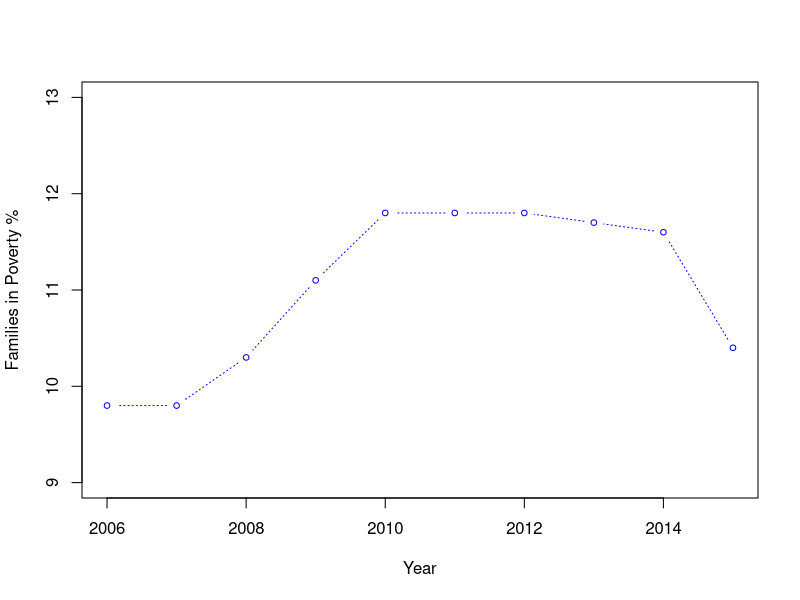
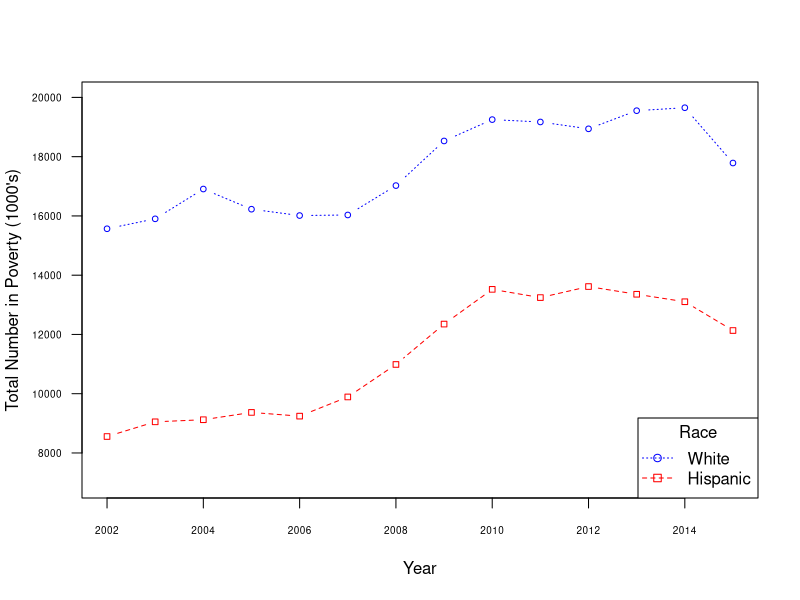
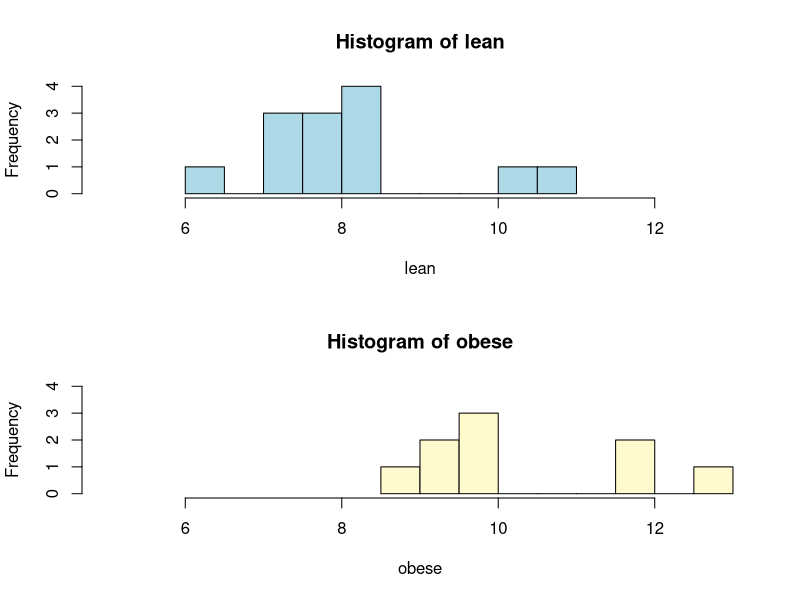
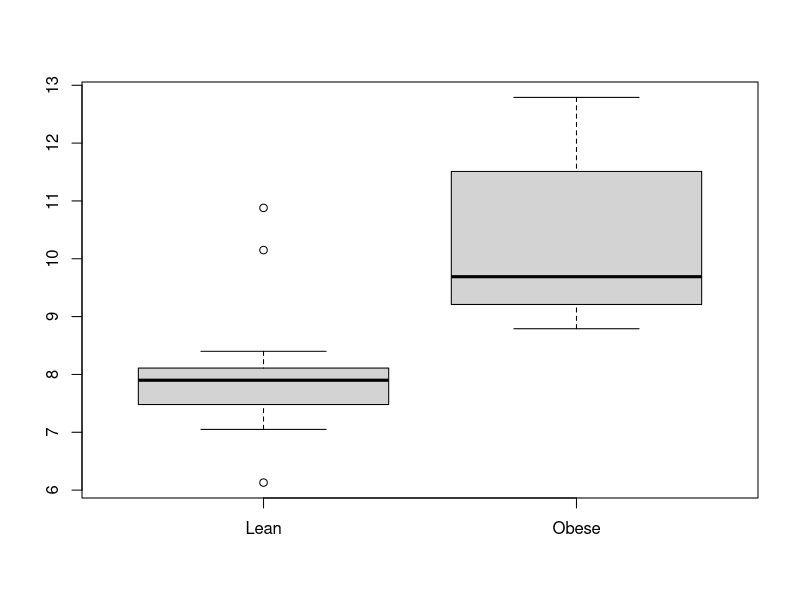
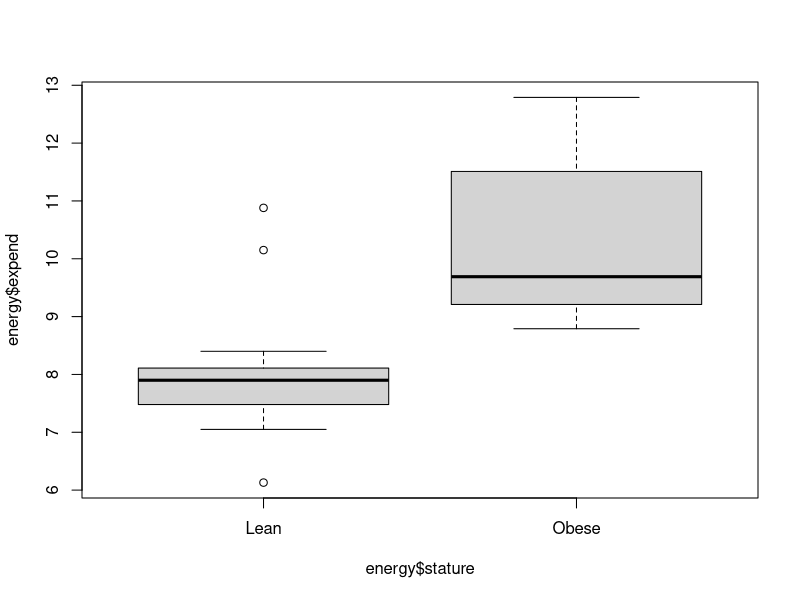
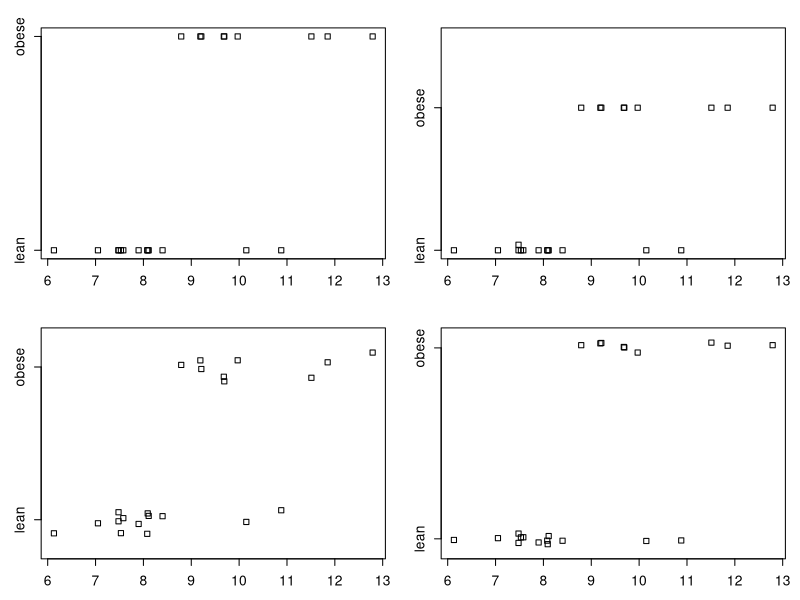

The R script that drew these images, in order:
# -----------------------------------------------------------------------------
# The data files for this archived learning experience are on my u drive, in the
# /r_intro_class/data folder. After using these as challenges in my original
# offering of this class, I discovered that these examples were too advanced for
# the students and therefore simplified and reworked this learning experience.
# -----------------------------------------------------------------------------

# Create dataframe from the data file
poverty <- read.delim("family_poverty.txt", sep = "\t", stringsAsFactors = FALSE)

opar <- par(no.readonly = TRUE)
ten  <- subset(poverty, year > 2005)

# Plot poverty % by year.
plot(ten$year, ten$family_poverty_pct,
     xlab = "Year",
     ylab = "Families in Poverty %",
     ylim = c(9, 13), 
     type = "b", 
     cex  = .75,
     lty  = 3,
     col  = "blue",
     pch  = 1)

# Reset the parameters.
par(opar)

# Multi-Line Plot Code -------------------------------------------------------

tmp <- read.delim("race_poverty.txt", sep = "\t", stringsAsFactors = FALSE)

tot_num_poverty <- as.numeric(gsub(",", "", tmp$tot_num_poverty))

poverty <- data.frame(year = tmp$year, 
                      tot_num_poverty, 
                      pct_total_poverty = tmp$pct_total_poverty, 
                      race = tmp$race)

white    <- subset(poverty, race == "white")
hispanic <- subset(poverty, race == "hispanic")
black    <- subset(poverty, race == "black")
asian    <- subset(poverty, race == "asian")

x <- white$year
y <- white$tot_num_poverty

plot(x, y,
     xlab = "Year",
     ylab = "Total Number in Poverty (1000's)",
     ylim = c(7000, 20000),
     type = "b", 
     cex  = .75,
     lty  = 3,
     col  = "blue",
     pch  = 1,
     las  = 1,
     cex.axis = .60)

x <- hispanic$year
y <- hispanic$tot_num_poverty

lines(x, y, type = "b", lty = 2, col = "red", pch = 0, cex = .75)

legend("bottomright",
       title = "Race",
       c("White","Hispanic"),
       lty   = c(3, 2), 
       pch   = c(1, 0),
       col   = c("blue","red"))

# Histogram, Boxplot, Stripchart Code ----------------------------------------

# Create dataframe from data file.
energy <- read.csv("energy_expend.csv", stringsAsFactors = FALSE)

# Two ways to create separate vectors for each stature factor.
lst <- split(energy$expend, energy$stature)

lean  <- energy$expend[energy$stature == "lean"]
obese <- energy$expend[energy$stature == "obese"]

# Set graphic device parameters to 2 rows and 1 column.
par(mfrow = c(2, 1))    
 
# Graph the two vectors.
hist(lean, breaks = 10, xlim = c(5, 13), ylim = c(0, 4), col = "lightblue")
hist(obese, breaks = 10, xlim = c(5, 13), ylim = c(0, 4), col = "lemonchiffon")

# Restore graphic device to 1 row, 1 column.
par(mfrow = c(1, 1))    

# Two ways to create the boxplot.
boxplot(lean, obese, names = c("Lean","Obese"))
boxplot(energy$expend ~ energy$stature, names = c("Lean","Obese"))

# Create four stripcharts.
opar <- par(no.readonly = TRUE)
par(mfrow = c(2,2), mex = 0.8, mar = c(3, 3, 2, 1) + .1)

stripchart(energy$expend ~ energy$stature)
stripchart(energy$expend ~ energy$stature, method = "stack")
stripchart(energy$expend ~ energy$stature, method = "jitter")
stripchart(energy$expend ~ energy$stature, method = "jitter", jitter = .03)

par(opar)




